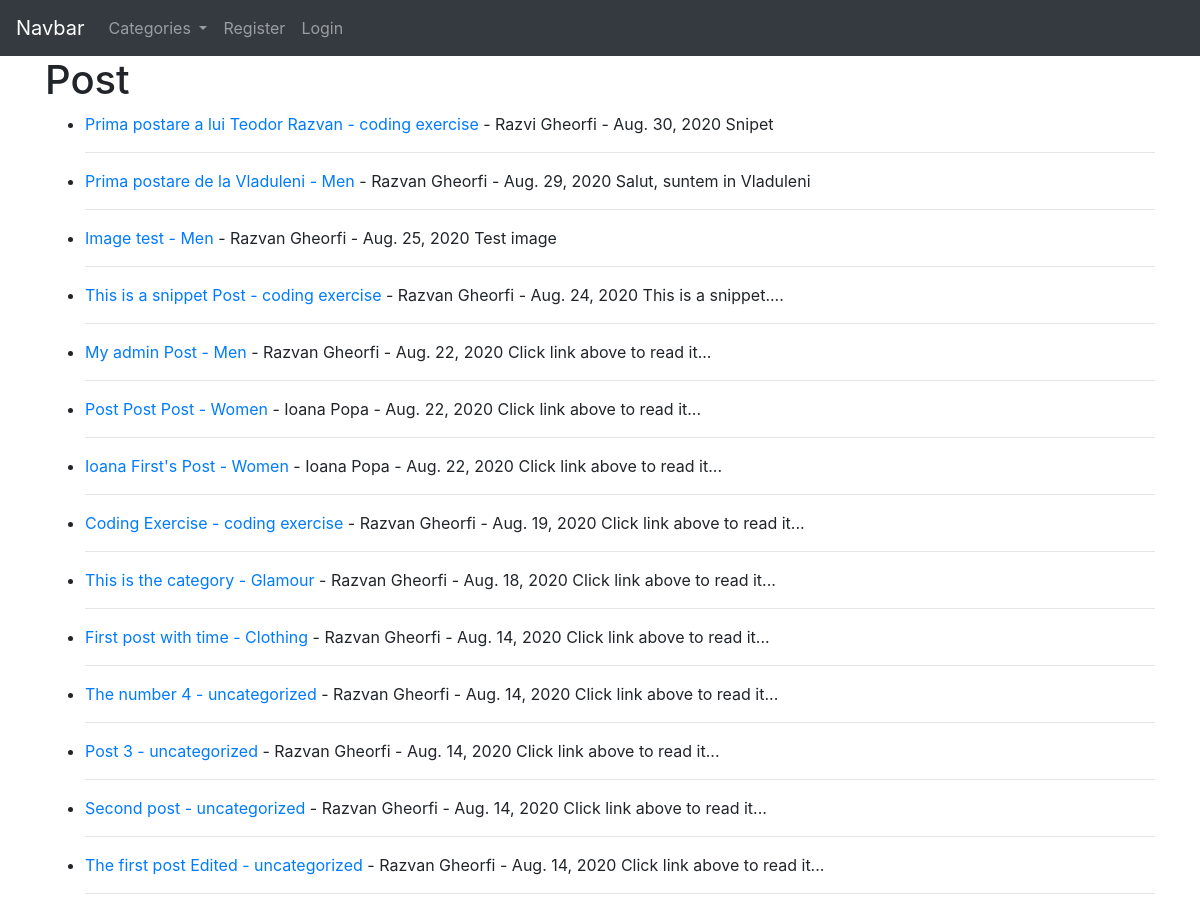
The page / on the database its author committed.
### main/models.py (models this page shows, shortened)
class Post(models.Model):
    title = models.CharField(max_length=255)
    header_image = models.ImageField(null=True, blank=True, upload_to="images/")
    author = models.ForeignKey(User, on_delete=models.CASCADE)
    body = RichTextField(blank=True, null=True)
    post_date = models.DateField(auto_now_add=True)
    category = models.CharField(max_length=255, default='coding')
    likes = models.ManyToManyField(User, related_name='blog_posts')
    snippet = models.CharField(max_length=255)

### main/views.py (the view)
# urls.py: path('', HomeView.as_view(), name='home'),
class HomeView(ListView):
    model = Post
    template_name = 'home.html'
    ordering = ['-post_date','-id']
    def get_context_data(self, *args, **kwargs):
        cat_menu = Category.objects.all()
        context = super(HomeView, self).get_context_data(*args, **kwargs)
        context["cat_menu"] = cat_menu
        return context

### main/models.py (called while the page is built)
    def __str__(self):
        return self.name

### main/templates/home.html (shortened to what this page needs)
{% extends 'base.html' %}
{% block content %}
<h1>Post</h1>
<ul>
  {% for post in object_list %}
      <li>
        <a href="{% url 'article_detail' post.pk %}">{{ post.title }}</a>
        <a href="{% url 'category' post.category %}">- {{ post.category }}</a>
        - {{ post.author.first_name }}
        {{ post.author.last_name }} - {{ post.post_date }}
        {{ post.snippet }}
        <hr>
      </li>
  {% endfor %}
</ul>
{% endblock %}

### rows shown on the page
Post: title "Prima postare a lui Teodor Razvan", category "coding exercise", author.first_name "Razvi", author.last_name "Gheorfi", post_date "Aug. 30, 2020", snippet "Snipet"
Post: title "Prima postare de la Vladuleni", category "Men", author.first_name "Razvan", author.last_name "Gheorfi", post_date "Aug. 29, 2020", snippet "Salut, suntem in Vladuleni"
Post: title "Image test", category "Men", author.first_name "Razvan", author.last_name "Gheorfi", post_date "Aug. 25, 2020", snippet "Test image"
Post: title "This is a snippet Post", category "coding exercise", author.first_name "Razvan", author.last_name "Gheorfi", post_date "Aug. 24, 2020", snippet "This is a snippet...."
Post: title "My admin Post", category "Men", author.first_name "Razvan", author.last_name "Gheorfi", post_date "Aug. 22, 2020", snippet "Click link above to read it..."
Post: title "Post Post Post", category "Women", author.first_name "Ioana", author.last_name "Popa", post_date "Aug. 22, 2020", snippet "Click link above to read it..."
Post: title "Ioana First's Post", category "Women", author.first_name "Ioana", author.last_name "Popa", post_date "Aug. 22, 2020", snippet "Click link above to read it..."
Post: title "Coding Exercise", category "coding exercise", author.first_name "Razvan", author.last_name "Gheorfi", post_date "Aug. 19, 2020", snippet "Click link above to read it..."
Post: title "This is the category", category "Glamour", author.first_name "Razvan", author.last_name "Gheorfi", post_date "Aug. 18, 2020", snippet "Click link above to read it..."
Post: title "First post with time", category "Clothing", author.first_name "Razvan", author.last_name "Gheorfi", post_date "Aug. 14, 2020", snippet "Click link above to read it..."
Post: title "The number 4", category "uncategorized", author.first_name "Razvan", author.last_name "Gheorfi", post_date "Aug. 14, 2020", snippet "Click link above to read it..."
Post: title "Post 3", category "uncategorized", author.first_name "Razvan", author.last_name "Gheorfi", post_date "Aug. 14, 2020", snippet "Click link above to read it..."
Post: title "Second post", category "uncategorized", author.first_name "Razvan", author.last_name "Gheorfi", post_date "Aug. 14, 2020", snippet "Click link above to read it..."
Post: title "The first post Edited", category "uncategorized", author.first_name "Razvan", author.last_name "Gheorfi", post_date "Aug. 14, 2020", snippet "Click link above to read it..."
